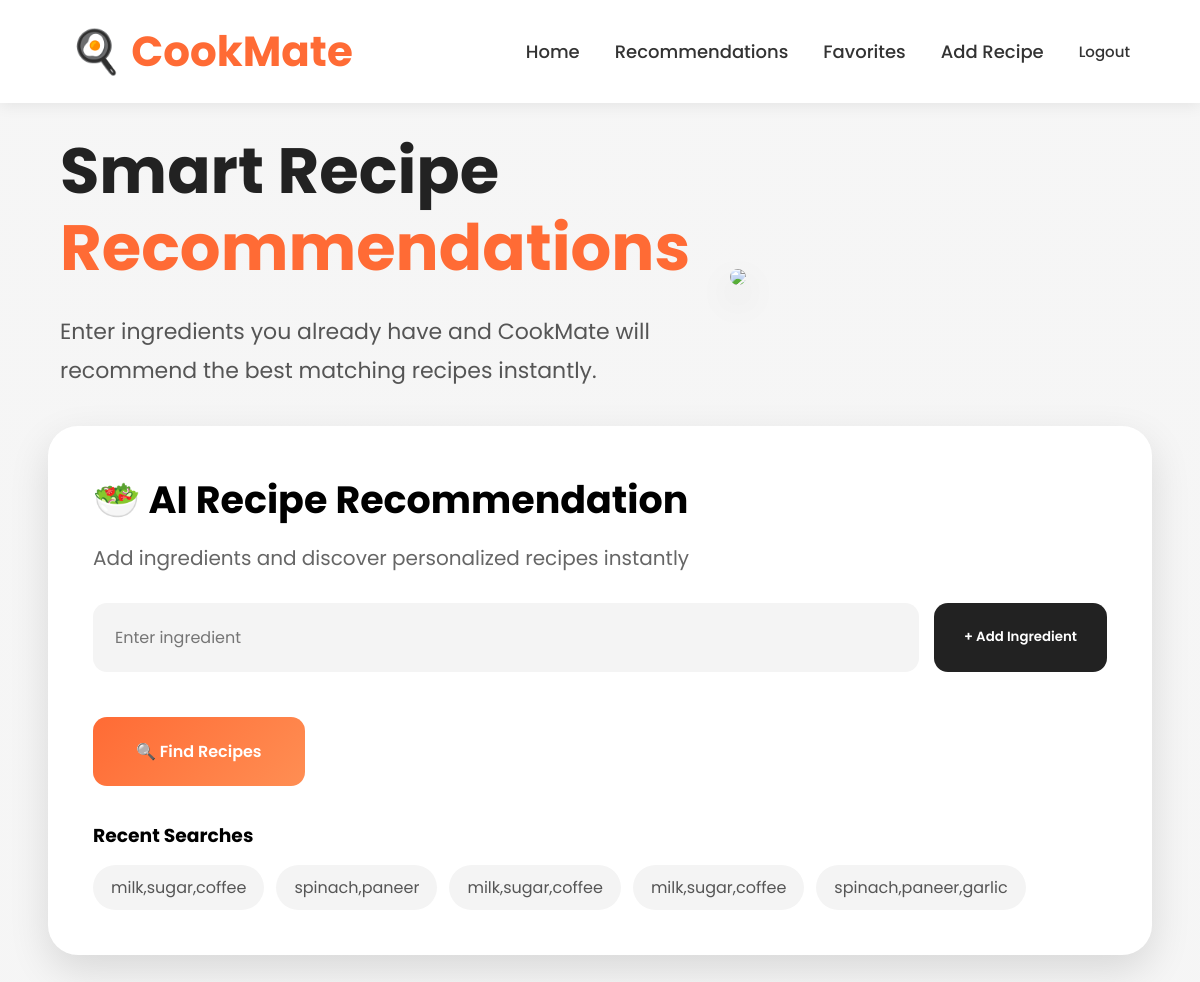
The page /home/ (signed in) on the database as committed earlier.
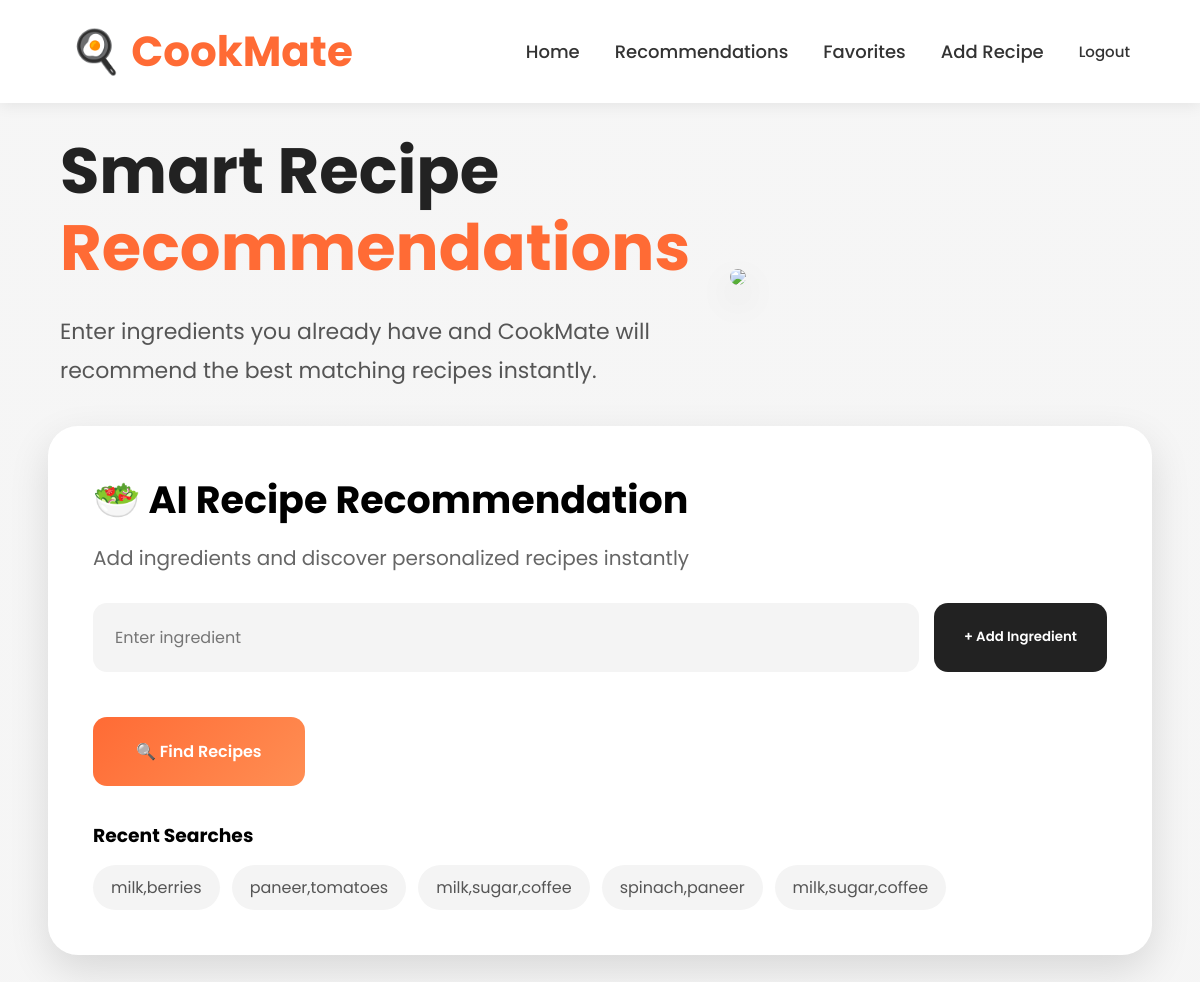
The same page on the database as committed later.
### recipes/models.py (models this page shows, shortened)
class SearchHistory(models.Model):
    user = models.ForeignKey(
        User,
        on_delete=models.CASCADE
    )
    ingredients = models.TextField()
    created_at = models.DateTimeField(auto_now_add=True)
    searched_at = models.DateTimeField(
        auto_now_add=True
    )

### recipes/views.py (the view, shortened to what this page needs)
# urls.py: path('home/', views.home, name='home'),
def home(request):
    if not request.user.is_authenticated:
        return redirect('/accounts/login/')
    recommended_recipes = []
    recent_searches = []
    shopping_list = []
    favorite_recipe_ids = []
    trending_recipes = Recipe.objects.order_by(
        '-id'
    )[:6]
    favorite_recipe_ids = Favorite.objects.filter(
        user=request.user
    ).values_list(
        'recipe_id',
        flat=True
    )
    recent_searches = SearchHistory.objects.filter(
        user=request.user
    ).order_by('-created_at')[:5]
    shopping_list = ShoppingList.objects.filter(
        user=request.user
    ).order_by('-created_at')
    return render(
        request,
        'home.html',
        {
            'recipes': recommended_recipes,
            'recent_searches': recent_searches,
            'shopping_list': shopping_list,
            'favorite_recipe_ids': favorite_recipe_ids,
            'trending_recipes': trending_recipes
        }
    )

### recipes/templates/home.html (shortened to what this page needs)
<!DOCTYPE html>
<html lang="en">
<head>
</head>
<body>
    <div class="navbar">
        <div class="logo">
            🍳 CookMate
        </div>
        <div class="nav-links">
            <a href="/landing/">
                Home
            </a>
            <a href="/home/">
                Recommendations
            </a>
            <a href="/favorites/">
                Favorites
            </a>
            <a href="/add-recipe/">
                Add Recipe
            </a>
            <form
                action="/logout/"
                method="POST"
                style="display:inline;"
            >
                <button
                    type="submit"
                    class="logout-btn"
                >
                    Logout
                </button>
            </form>
        </div>
    </div>
    <div class="hero">
        <div class="hero-text">
            <h1>
                Smart Recipe
                <span>Recommendations</span>
            </h1>
            <p>
                Enter ingredients you already have and
                CookMate will recommend the best matching
                recipes instantly.
            </p>
        </div>
        <div class="hero-image">
            <img src="https://images.unsplash.com/photo-1547592180-85f173990554?q=80&w=1974&auto=format&fit=crop">
        </div>
    </div>
    <div class="search-section">
        <h2>
            🥗 AI Recipe Recommendation
        </h2>
        <p>
            Add ingredients and discover personalized recipes instantly
        </p>
        <div class="ingredient-wrapper">
            <input
                type="text"
                id="ingredientInput"
                placeholder="Enter ingredient"
            >
            <button
                type="button"
                id="addIngredientBtn"
                class="add-btn"
            >
                + Add Ingredient
            </button>
        </div>
        <form method="POST"
              id="recipeForm">
            <button
                type="submit"
                class="find-btn"
            >
                🔍 Find Recipes
            </button>
        </form>
        {% if recent_searches %}
            <div class="recent-searches">
                <h3>
                    Recent Searches
                </h3>
                <div class="recent-container">
                    {% for search in recent_searches %}
                        <div class="recent-item">
                            {{ search.ingredients }}
                        </div>
                    {% endfor %}
                </div>
            </div>
        {% endif %}
    </div>
</body>
</html>

Rows that differ between the two databases and show on the page:
no longer on this page (row unchanged): SearchHistory: ingredients "milk,sugar,coffee"
no longer on this page (row unchanged): SearchHistory: ingredients "spinach,paneer,garlic"
added SearchHistory: ingredients "milk,berries"
added SearchHistory: ingredients "paneer,tomatoes"
